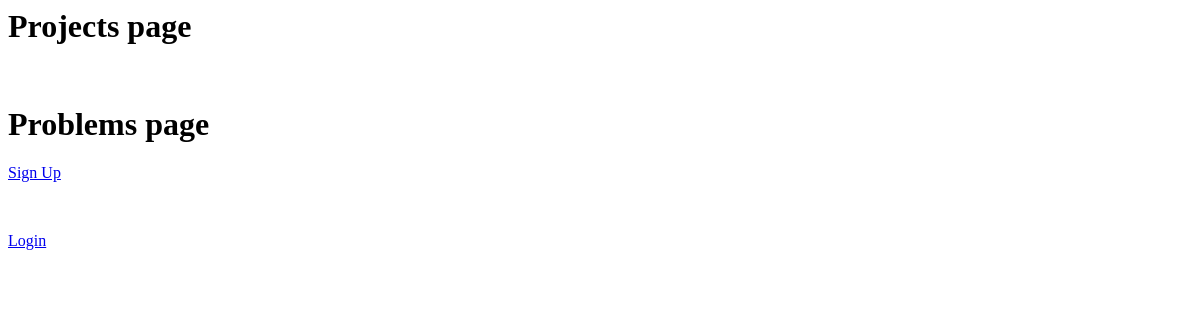
/, run on an earlier commit of the app's database.
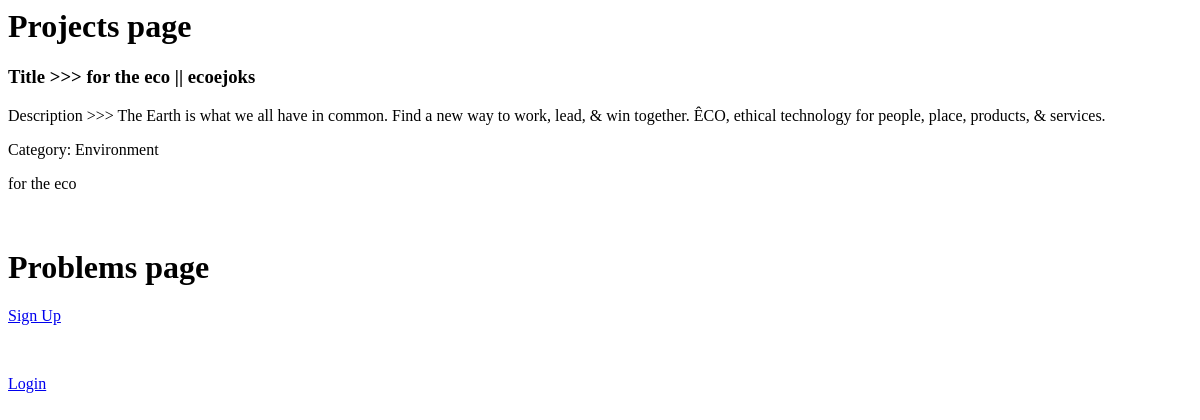
And on a later commit of the database.
### ecoplatform/models.py (models this page shows, shortened)
class Project(models.Model):
    def get_image_path(instance,filename):
        title, ext = filename.split('.')
        image_path = 'project_photos/{project_title}/{photo_name}.{ext}'.format(project_title=instance.title,photo_name=title,ext=ext)
        return image_path
    title = models.CharField(max_length=100)
    description = models.TextField(max_length=500)
    owner = models.ForeignKey(User,on_delete=models.CASCADE)
    created = models.DateTimeField(default = timezone.now)
    category = models.ForeignKey('Category',on_delete=models.SET_NULL,null=True)
    project_photo_main = models.ImageField(upload_to=get_image_path)
    project_photo_1 = models.ImageField(upload_to=get_image_path,blank=True)
    project_photo_2 = models.ImageField(upload_to=get_image_path,blank=True)
    project_photo_3 = models.ImageField(upload_to=get_image_path,blank=True)
    project_photo_4 = models.ImageField(upload_to=get_image_path,blank=True)
    slug = models.SlugField(blank=True,null=True)
    isTrending = models.BooleanField(default=False)
    class Meta:
        verbose_name = 'Project'
        verbose_name_plural = 'Projects'

class Category(models.Model):
    name = models.CharField(max_length=50)
    image = models.ImageField(upload_to='category/', blank=True, null=True)
    slug = models.SlugField(blank=True, null=True)
    class Meta:
        verbose_name = 'category'
        verbose_name_plural = 'categories'
    def __str__(self):
        return self.name

### ecoplatform/views.py (the view)
# urls.py: path('', views.index, name='home'),
def index(request):
    category_list = Category.objects.all()
    projects = Project.objects.all()
    problems = Problem.objects.all()
    context = {
        'category_list':category_list,
        'projects': projects,
        'problems': problems,
    }
    return render(request,'ecoplatform/index.html',context)

### templates/ecoplatform/index.html (shortened to what this page needs)
<h1>Projects page</h1>
{% for project in projects %}
<h3>Title >>> {{project.title}} || {{project.owner}}</h3>
<p>Description >>> {{project.description}}</p>
<span>Category: {{project.category}}</span>
<p>{{project.title}}</p>
{% endfor %}
<h1>Problems page</h1>
<p> <a href="{% url 'ecousers:register' %}">Sign Up</a> </p>
{% if user.is_authenticated %}
<p> <a href="{% url 'ecousers:logout' %}">Logout</a> </p>
{% else %}
<p> <a href="{% url 'ecousers:login' %}">Login</a> </p>
{% endif %}

What changed in the data, as far as the page shows it:
added Project: title "for the eco", owner "ecoejoks", description "The Earth is what we all have in common. Find a new way to work, lead, & win together. ÊCO, ethical technology for people, place, products, & services.", category "Environment"
